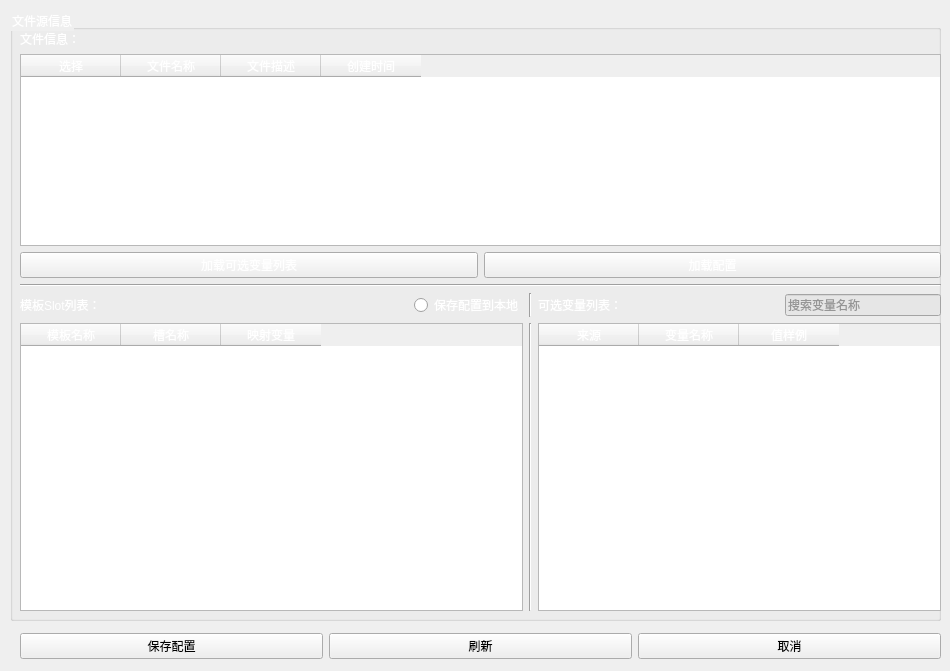
      <widget class="QWidget" name="tab_filesource">
       <attribute name="icon">
        <iconset resource="../res.qrc">
         <normaloff>:/icon/res/icon/dc.ico</normaloff>:/icon/res/icon/dc.ico</iconset>
       </attribute>
       <attribute name="title">
        <string>文件数据源</string>
       </attribute>
       <widget class="QGroupBox" name="groupBox_2">
        <property name="geometry">
         <rect>
          <x>10</x>
          <y>10</y>
          <width>931</width>
          <height>611</height>
         </rect>
        </property>
        <property name="styleSheet">
         <string notr="true">font: 10pt &quot;微软雅黑&quot;;
color: rgb(255, 255, 255);</string>
        </property>
        <property name="title">
         <string>文件源信息</string>
        </property>
        <widget class="QWidget" name="verticalLayoutWidget_3">
         <property name="geometry">
          <rect>
           <x>10</x>
           <y>20</y>
           <width>921</width>
           <height>581</height>
          </rect>
         </property>
         <layout class="QVBoxLayout" name="verticalLayout_3">
          <item>
           <widget class="QLabel" name="label_8">
            <property name="styleSheet">
             <string notr="true">color: rgb(255, 255, 255);</string>
            </property>
            <property name="text">
             <string>文件信息：</string>
            </property>
           </widget>
          </item>
          <item>
           <widget class="QTableWidget" name="factFileTable">
            <property name="sizePolicy">
             <sizepolicy hsizetype="Expanding" vsizetype="Fixed">
              <horstretch>0</horstretch>
              <verstretch>0</verstretch>
             </sizepolicy>
            </property>
            <column>
             <property name="text">
              <string>选择</string>
             </property>
            </column>
            <column>
             <property name="text">
              <string>文件名称</string>
             </property>
            </column>
            <column>
             <property name="text">
              <string>文件描述</string>
             </property>
            </column>
            <column>
             <property name="text">
              <string>创建时间</string>
             </property>
            </column>
           </widget>
          </item>
          <item>
           <layout class="QHBoxLayout" name="horizontalLayout_4">
            <item>
             <widget class="QPushButton" name="loadFactsBtn">
              <property name="text">
               <string>加载可选变量列表</string>
              </property>
              <property name="icon">
               <iconset resource="../res.qrc">
                <normaloff>:/icon/res/icon/download.ico</normaloff>:/icon/res/icon/download.ico</iconset>
              </property>
             </widget>
            </item>
            <item>
             <widget class="QPushButton" name="loadBtn">
              <property name="styleSheet">
               <string notr="true"/>
              </property>
              <property name="text">
               <string>加载配置</string>
              </property>
              <property name="icon">
               <iconset resource="../res.qrc">
                <normaloff>:/icon/res/icon/opencfg.ico</normaloff>:/icon/res/icon/opencfg.ico</iconset>
              </property>
             </widget>
            </item>
           </layout>
          </item>
          <item>
           <widget class="Line" name="line">
            <property name="orientation">
             <enum>Qt::Horizontal</enum>
            </property>
           </widget>
          </item>
          <item>
           <layout class="QGridLayout" name="gridLayout_4" rowstretch="0,0,0" columnstretch="5,0,4,0">
            <item row="2" column="1">
             <widget class="Line" name="line_2">
              <property name="orientation">
               <enum>Qt::Vertical</enum>
              </property>
             </widget>
            </item>
            <item row="2" column="0">
             <widget class="QTableWidget" name="slotTable">
              <column>
               <property name="text">
                <string>模板名称</string>
               </property>
              </column>
              <column>
               <property name="text">
                <string>槽名称</string>
               </property>
              </column>
              <column>
               <property name="text">
                <string>映射变量</string>
               </property>
              </column>
             </widget>
            </item>
            <item row="2" column="2">
             <widget class="QTableWidget" name="varTable">
              <column>
               <property name="text">
                <string>来源</string>
               </property>
              </column>
              <column>
               <property name="text">
                <string>变量名称</string>
               </property>
              </column>
              <column>
               <property name="text">
                <string>值样例</string>
               </property>
              </column>
             </widget>
            </item>
            <item row="1" column="0">
             <layout class="QHBoxLayout" name="horizontalLayout_3">
              <item>
               <widget class="QLabel" name="label_9">
                <property name="styleSheet">
                 <string notr="true">color: rgb(255, 255, 255);</string>
                </property>
                <property name="text">
                 <string>模板Slot列表：</string>
                </property>
               </widget>
              </item>
              <item>
               <widget class="QRadioButton" name="saveLocalRadioBtn">
                <property name="sizePolicy">
                 <sizepolicy hsizetype="Maximum" vsizetype="Fixed">
                  <horstretch>0</horstretch>
                  <verstretch>0</verstretch>
                 </sizepolicy>
                </property>
                <property name="styleSheet">
                 <string notr="true">color: rgb(255, 255, 255);</string>
                </property>
                <property name="text">
                 <string>保存配置到本地</string>
                </property>
               </widget>
              </item>
             </layout>
            </item>
            <item row="1" column="1">
             <widget class="Line" name="line_3">
              <property name="orientation">
               <enum>Qt::Vertical</enum>
              </property>
             </widget>
            </item>
            <item row="1" column="2">
             <layout class="QHBoxLayout" name="horizontalLayout_5">
              <item>
               <widget class="QLabel" name="label_10">
                <property name="styleSheet">
                 <string notr="true">color: rgb(255, 255, 255);</string>
                </property>
                <property name="text">
                 <string>可选变量列表：</string>
                </property>
               </widget>
              </item>
              <item>
               <spacer name="horizontalSpacer">
                <property name="orientation">
                 <enum>Qt::Horizontal</enum>
                </property>
                <property name="sizeHint" stdset="0">
                 <size>
                  <width>40</width>
                  <height>20</height>
                 </size>
                </property>
               </spacer>
              </item>
              <item>
               <widget class="QLineEdit" name="searchBar">
                <property name="styleSheet">
                 <string notr="true">color: rgb(68, 68, 68);
background-color: rgb(230, 230, 230);</string>
                </property>
                <property name="placeholderText">
                 <string>搜索变量名称</string>
                </property>
               </widget>
              </item>
             </layout>
            </item>
           </layout>
          </item>
         </layout>
        </widget>
       </widget>
       <widget class="QWidget" name="horizontalLayoutWidget_2">
        <property name="geometry">
         <rect>
          <x>20</x>
          <y>630</y>
          <width>921</width>
          <height>32</height>
         </rect>
        </property>
        <layout class="QHBoxLayout" name="horizontalLayout_2">
         <item>
          <widget class="QPushButton" name="saveCfgBtn">
           <property name="text">
            <string>保存配置</string>
           </property>
          </widget>
         </item>
         <item>
          <widget class="QPushButton" name="pushButton_5">
           <property name="text">
            <string>刷新</string>
           </property>
          </widget>
         </item>
         <item>
          <widget class="QPushButton" name="cancelBtn">
           <property name="text">
            <string>取消</string>
           </property>
          </widget>
         </item>
        </layout>
       </widget>
      </widget>
